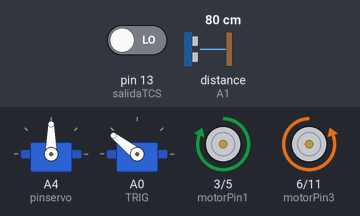
Simulated run of this sketch. Board: Arduino Uno, built with avr-gcc and run on an emulated ATmega328P. Shown: 2 × servo, motor-driver pin pairs drawn as motors (green arrow = first pin HIGH = forward, orange = second pin HIGH = backward, longer = more drive). Wiring (inferred from the names in the program): servo: signal A0. Inputs (shaded band) come from the test bench; at power-on: distance to the obstacle (sensor on A1) 80 cm, pin 13 (salidaTCS) LOW. The echo pulse lasts 58.3 µs per cm; servo pulses on a pin are drawn as a servo (544–2400 µs = 0–180°).

Above: at 1.2 s.
1.3 s: distance to the obstacle (sensor on A1) set to 20 cm
2.8 s: distance to the obstacle (sensor on A1) set to 16 cm
At 3.9 s:
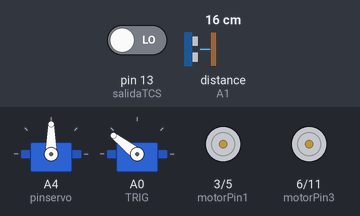
At 7.12 s:
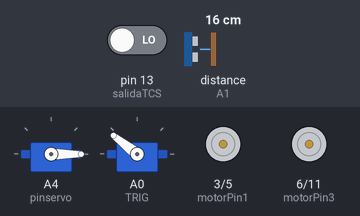
7.3 s: distance to the obstacle (sensor on A1) set to 18 cm
10.3 s: distance to the obstacle (sensor on A1) set to 2 cm
At 16.1 s:
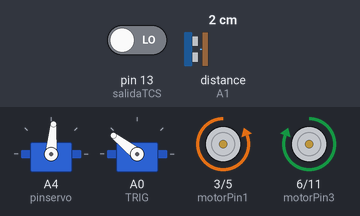
Timing chart, 0 to 24.2 s (numbered marks = the images above; inputs shaded):
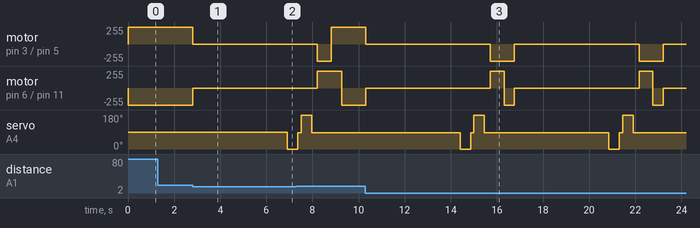

Measured:
- the behaviour switches between 18 and 17 cm on distance to the obstacle (sensor on A1) (found by bisection; images 0 and 1)
- after the input at 1.3 s, every drawn part: stays the same
- after the input at 2.8 s, motor on pin 3 (motorPin1) / pin 5 (motorPin2): forward 255/255 → stopped at once; motor on pin 6 (motorPin3) / pin 11 (motorPin4): backward 255/255 → stopped at once; servo on A4 (pinservo): 90° → 0° after 4.1 s
- after the input at 10.3 s, motor on pin 3 (motorPin1) / pin 5 (motorPin2): alternates backward 255/255 for 1.1 s and stopped for 5.4 s, starting at once; motor on pin 6 (motorPin3) / pin 11 (motorPin4): backward 255/255 → stopped at once, → forward 255/255 5.4 s later, → backward 255/255 0.60 s later, → stopped 0.45 s later, … (7 changes in this stretch)

The sketch:

MarioKart.ino
```cpp
#include <Servo.h>                  // SE DEFINE AL SERVOMOTOR.

Servo servo1;
int pinservo = A4;
int pulsomin = 700; // 900microseg=1ms equivale a 0grados
int pulsomax = 2550; // 2720 microseg=2ms equivale a 180grados

int TRIG = A0;
int ECHO = A1;
int DURACION;
int DISTANCIA;
int DISTANCIAR;
int DISTANCIAL;
int medirDistancia();
int lookRight();
int lookLeft();
int moveStop();
int moveBackward();
int moveForward();
int moveForward2();
int ataque();

int getRojo();
int getVerde();
int getAzul();
int getBlanco();
//int turnLeft();
//int turnRight();

int S0 = 4;
int S1 = 7;
int S2 = 8;
int S3 = 12;
int salidaTCS = 13;

const int motorPin1  = 3;
const int motorPin2  = 5;
const int motorPin3  = 6;
const int motorPin4  = 11;


void setup() {
  // put your setup code here, to run once:
  pinMode(motorPin1, OUTPUT);
  pinMode(motorPin2, OUTPUT);
  pinMode(motorPin3, OUTPUT);
  pinMode(motorPin4, OUTPUT);
  pinMode(TRIG, OUTPUT);
  pinMode(ECHO, INPUT);
 // pinMode(9, OUTPUT);
  servo1.attach(pinservo, pulsomin, pulsomax);
  //Serial.begin(9600);

pinMode(S0, OUTPUT);
pinMode(S1, OUTPUT);
pinMode(S2, OUTPUT);
pinMode(S3, OUTPUT);
pinMode(salidaTCS, INPUT);
//digitalWrite(5,LOW);
digitalWrite(S0, HIGH);
digitalWrite(S1, HIGH);
        servo1.write(90);
       // sing(1);
       // sing(1);
       // sing(2);

}

void loop() {
DISTANCIA = medirDistancia(); // medir distancia
//delay(150);
  if(DISTANCIA<18 && DISTANCIA >=0)
  {
     moveStop();
     delay(100);
      int rojo=getRojo();
      //delay(50);
      int verde = getVerde();
      //delay(50);
      int azul = getAzul();
      //delay(50);
      int blanco = getBlanco();
      //delay(50);
    //Serial.print("Distancia: " + String(DISTANCIA));
    //Serial.print("\t");
    //Serial.print("R: " + String(rojo));
    //Serial.print("\t");
    //Serial.print("V: " + String(verde));
    //Serial.print("\t");
    //Serial.print("A: " + String(azul));
    //Serial.print("\t");
    //Serial.println("B: " + String(blanco));
    //Serial.println(DISTANCIA);
    //Serial.println(rojo);
    //Serial.println(verde);
    //Serial.println(azul);
    //Serial.println(blanco);
          // if  (rojo<46 && verde>50 && azul>55 && blanco>15)
      if  (rojo<51 && verde>50 && azul>55 && blanco>10)
      {
      ataque();

        Serial.println("rojo");


        }
     //   if (rojo>40 && verde<50 && azul<55 && blanco<21){
          //Serial.println("azul");
      //  ataque();}
      else{
        //moveStop();
        //delay(100);
        DISTANCIAR=lookRight();
        delay(150);
        DISTANCIAL=lookLeft();
        //Serial.println(DISTANCIAR<DISTANCIAL);
        delay(150);
        if (DISTANCIAR < DISTANCIAL) {

      moveStop();
      delay(100);
      moveBackward();
      delay(600);
      turnRight();
      delay(450);
      }
       else
      {
       moveStop();
       delay(100);
       moveBackward();
       delay(600);
       turnLeft();
       delay(450);
              }}}
  else moveForward();
        //delay(100);
}

int medirDistancia() {
   int DISTANCIA = 0;
   int DURACION = 0;
   digitalWrite(TRIG, HIGH);
  delay(2);  //pulso alto de un 5 mseg
  digitalWrite(TRIG, LOW); //pulso se suprime
  DURACION = pulseIn(ECHO, HIGH); //tiempo en microseg del rebote en un pulso alto
  DISTANCIA = DURACION/58.2; // distancia de deteción
  //Serial.println(DISTANCIA); //imprimir en el monitor serial, si el dato es negativo esta fuera de rango
  //delay(5);
  return DISTANCIA;
}

int getRojo(){    //detecta rojo
digitalWrite(S2, LOW);
digitalWrite(S3, LOW);
int rojo =pulseIn(salidaTCS, LOW);
return rojo;
}

int getVerde(){
  // detecta color verde
digitalWrite(S2, HIGH);
digitalWrite(S3, HIGH);
int verde =pulseIn(salidaTCS, LOW);
return verde;
}

int getAzul(){
  //detecta azul
digitalWrite(S2, LOW);
digitalWrite(S3, HIGH);
int azul =pulseIn(salidaTCS, LOW);
return azul;
}
int getBlanco(){
  //detecta azul
digitalWrite(S2,HIGH);
digitalWrite(S3,LOW);
int blanco =pulseIn(salidaTCS, LOW);
return blanco;
}


int moveStop() {              // SE APAGAN MOTORES y SE DETIENE
    analogWrite(motorPin1, 0);
    analogWrite(motorPin2, 0);
    analogWrite(motorPin3, 0);
    analogWrite(motorPin4, 0);
     //delay(5);
  }

int moveForward() {        //CARRITO AVANZA, RUEDA DERECHA E IZQUIERDA AVANZAN HACIA ADELANTE
    analogWrite(motorPin1, 255);
    analogWrite(motorPin2, 0);
    analogWrite(motorPin3, 0);
    analogWrite(motorPin4, 255);
     //delay(5);
  }

int moveForward2() {        //CARRITO AVANZA, RUEDA DERECHA E IZQUIERDA AVANZAN HACIA ADELANTE
    analogWrite(motorPin1, 255);
    analogWrite(motorPin2, 0);
    analogWrite(motorPin3, 0);
    analogWrite(motorPin4, 255);
     //delay(5);
  }
int moveBackward() {        //HACIA ATRAS, RUEDA DERECHA E IZQUIERDA AVANZAN HACIA ATRAS
    analogWrite(motorPin1, 0);
    analogWrite(motorPin2, 255);
    analogWrite(motorPin3, 255);
    analogWrite(motorPin4, 0);
    //delay(5);
  }

void turnLeft() {     //GIRA A LA DERECHA, RUEDA DERECHA AVANZA ADELANTE E IZQUIERDA AVANZAN HACIA ATRAS

    analogWrite(motorPin1, 0);
    analogWrite(motorPin2, 255);
    analogWrite(motorPin3, 0);
    analogWrite(motorPin4, 255);
    //delay(5);
  }

void turnRight() {           //GIRA A LA IZQUIERDA, RUEDA DERECHA AVANZA ATRAS E IZQUIERDA AVANZAN HACIA ADELANTE

    analogWrite(motorPin1, 255);
    analogWrite(motorPin2, 0);
    analogWrite(motorPin3, 255);
    analogWrite(motorPin4, 0);
    //delay(5);
    }

int lookLeft() {
    servo1.write(180);
   delay(350);
   DISTANCIAL = medirDistancia();
   delay(100);
   servo1.write(85);
    return DISTANCIAL;
}

int lookRight(){
   servo1.write(0);
   delay(350);
   DISTANCIAR = medirDistancia();
   delay(100);
   servo1.write(85);
   return DISTANCIAR;
   }

int ataque(){
     moveForward2();
        delay(400);
        moveStop();
        delay(50);
        turnLeft();
        delay(150);
}
```
